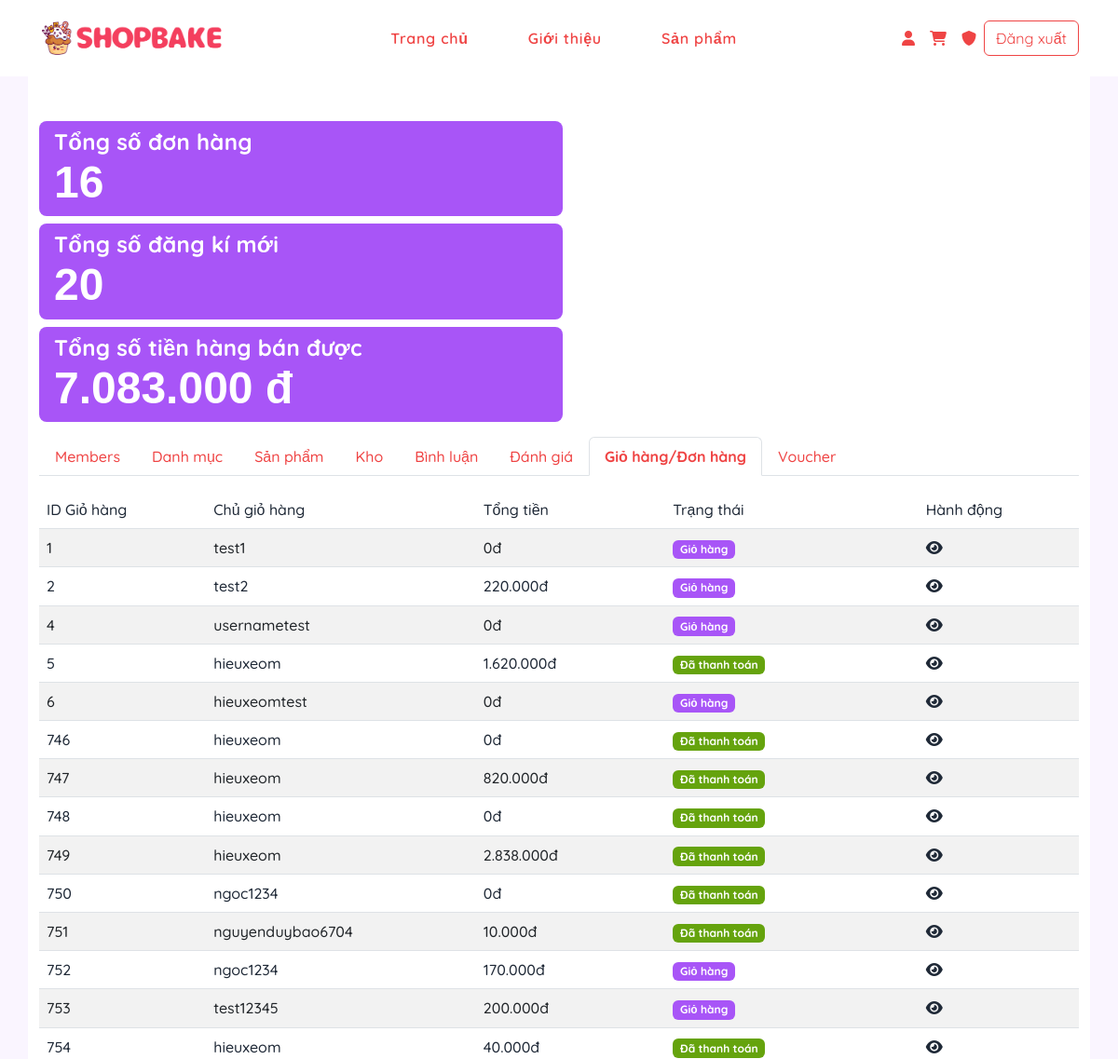
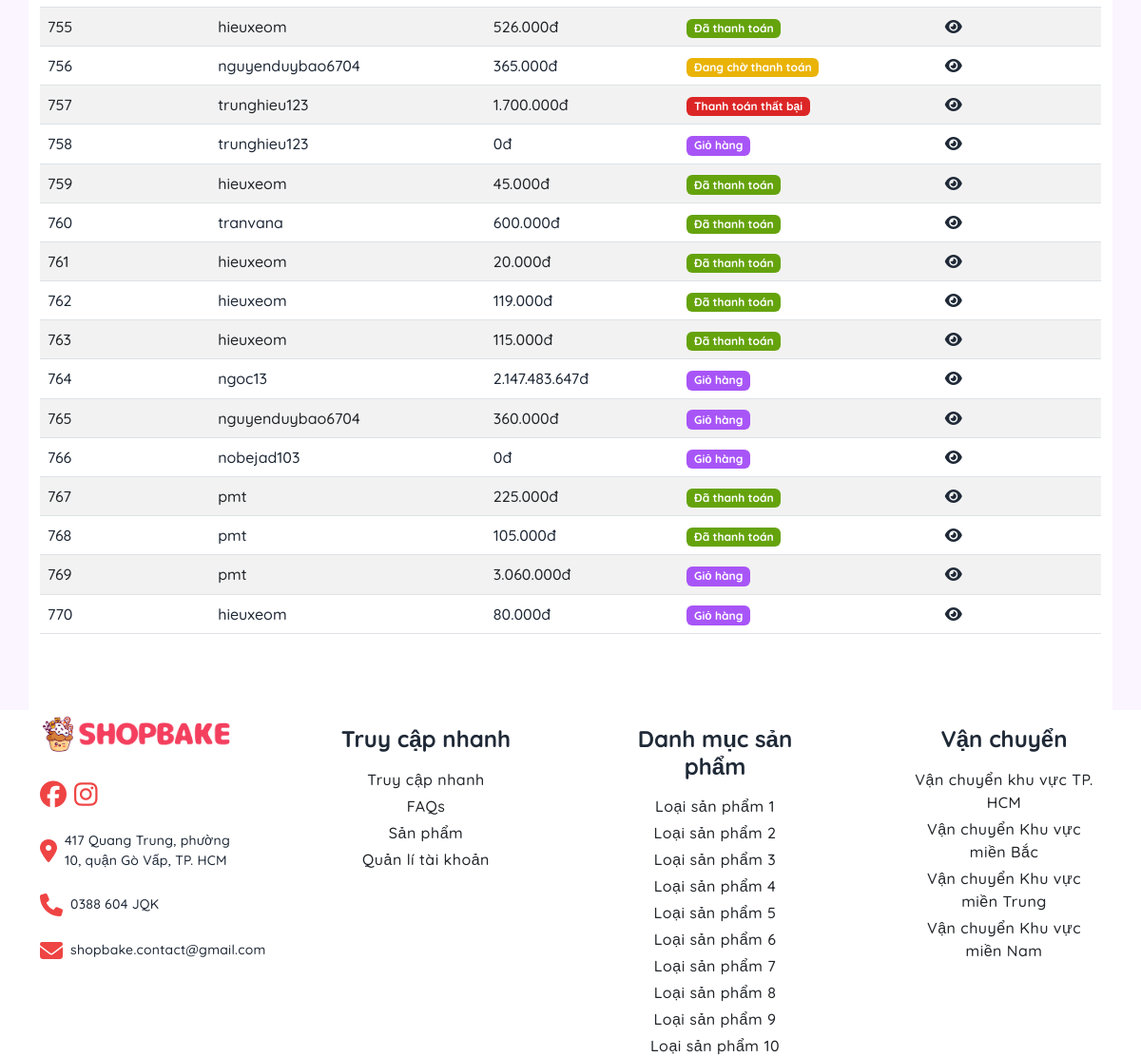
Page /admin/carts (signed in) on the committed database (2 pictures, top to bottom).
### tables this page shows
CREATE TABLE `carts` (
  `cart_id` int(11) NOT NULL AUTO_INCREMENT,
  `user_id` int(11) NOT NULL,
  `status` enum('active','order_wait','order_success','order_fail') NOT NULL DEFAULT 'active',
  `voucher_id` varchar(100) DEFAULT NULL,
  `paid_date` datetime DEFAULT NULL,
  `cart_total` int(11) DEFAULT NULL,
  `address` text DEFAULT NULL,
  PRIMARY KEY (`cart_id`),
  KEY `fk_user_cart_idx` (`user_id`),
  KEY `fk_voucher_cart_idx` (`voucher_id`),
  CONSTRAINT `fk_user_cart` FOREIGN KEY (`user_id`) REFERENCES `users` (`user_id`),
  CONSTRAINT `fk_voucher_cart` FOREIGN KEY (`voucher_id`) REFERENCES `vouchers` (`voucher_id`)
);

CREATE TABLE `users` (
  `user_id` int(11) NOT NULL AUTO_INCREMENT,
  `email` varchar(255) NOT NULL,
  `username` varchar(50) NOT NULL,
  `fullname` varchar(255) NOT NULL,
  `password` varchar(255) NOT NULL,
  `role` enum('member','admin') NOT NULL DEFAULT 'member',
  `regis_date` timestamp NULL DEFAULT current_timestamp(),
  `is_active` enum('active','disable','delete') NOT NULL DEFAULT 'active',
  `address` varchar(255) DEFAULT NULL,
  PRIMARY KEY (`user_id`),
  UNIQUE KEY `users_pk` (`username`),
  UNIQUE KEY `users_pk2` (`email`)
);

### app/controllers/BaseController.php (called while the page is built, shortened)
<?php
class BaseController
{
    protected function view($viewPath, array $params = [])
    {
        $newViewPath = self::VIEW_FOLDER . "/" . str_replace('.', '/', $viewPath) . '.php';
        require $newViewPath;
    }
}
?>

### app/core/Database.php (called while the page is built)
<?php
class Database {
    private $host = DB_HOST;
    private $db_name = DB_NAME;
    private $username = DB_USER;
    private $password = DB_PASS;
    public function getConnection() {
        $conn = null;
        try {
            $conn = new PDO("mysql:host={$this->host};dbname={$this->db_name};charset=utf8mb4", $this->username, $this->password);
            $conn->setAttribute(PDO::ATTR_ERRMODE, PDO::ERRMODE_EXCEPTION);
        } catch (PDOException $e) {
            echo "Connection error: " . $e->getMessage();
        }
        return $conn;
    }
}

### app/models/BaseModel.php (called while the page is built, shortened)
<?php
class BaseModel extends Database
{
    protected $conn;
    public function __construct()
    {
        $this->conn = $this->getConnection();
    }
    public function getTwoTable($table1, $table2, $joinColumn, $table1Select = [], $table2Select = [], $conditions = [], $limit = null, $order = null)
    {
        return $this->_queryWithJoin($table1, $table2, $joinColumn, $table1Select, $table2Select, $conditions, $limit, $order);
    }
    private function _queryWithJoin($table1, $table2, $joinColumn, $table1Select = [], $table2Select = [], $conditions = [], $limit = null, $order = null)
    {
        try {
            $columns1 = $table1 . '.' . implode(", $table1.", $table1Select);
            $columns2 = $table2 . '.' . implode(", $table2.", $table2Select);
            $sql = "SELECT $columns1, $columns2 FROM $table1
                    JOIN $table2 ON $table1.$joinColumn = $table2.$joinColumn";
            $stmt = $this->conn->prepare($sql);
            $stmt->execute();
            return $stmt->fetchAll(PDO::FETCH_ASSOC);
        } catch (PDOException $e) {
            echo "Error: " . $e->getMessage();
            return [];
        }
    }
}
?>

### app/models/CartModel.php (called while the page is built, shortened)
<?php
class CartModel extends BaseModel
{
    public function getAllCarts($userId = null)
    {
        if (!isset($userId)) {
            return $this->getTwoTable(table1: self::CART_TABLE, table2: self::USER_TABLE, joinColumn: "user_id",
                table1Select: [
                    "cart_id",
                    "cart_total",
                    "status",
                ], table2Select: [
                    "username",
                ]);
        }
    }
}

### app/views/admin/cartViews.php (the view, shortened to what this page needs)
<main class="container-fluid">
    <div class="bg-white container-lg py-5">
        <?php require_once "./app/views/admin/head_tabs.php" ?>
        <div class="py-3">
            <div class="table-responsive">
                <div class="table-wrapper">
                    <table class="table table-striped table-hover">
                        <thead>
                        <tr>
                            <th>ID Giỏ hàng</th>
                            <th>Chủ giỏ hàng</th>
                            <th>Tổng tiền</th>
                            <th>Trạng thái</th>
                            <th>Hành động</th>
                        </tr>
                        </thead>
                        <tbody>
                        <?php
                        foreach ($listCarts as $cart) {
                            switch ($cart["status"]) {
                                case "active":
                                    $status = "Giỏ hàng";
                                    $textCss = "bg-third";
                                    break;
                                case "order_wait":
                                    $status = "Đang chờ thanh toán";
                                    $textCss = "bg-wait";
                                    break;
                                case "order_success":
                                    $status = "Đã thanh toán";
                                    $textCss = "bg-success";
                                    break;
                                case "order_fail":
                                    $status = "Thanh toán thất bại";
                                    $textCss = "bg-fail";
                                    break;
                            }
                            echo "
                                    <tr>
                                        <td>$cart[cart_id]</td>
                                        <td>$cart[username]</td>
                                        <td>" . number_format($cart["cart_total"], thousands_separator: ".", decimal_separator: ",") . "đ</td>
                                        <td>
                                        <span class='badge $textCss'>
                                                $status
                                        </span>
                                        </td>
                                        <td>
                                            <a href='" . BASEPATH . "/cart?cartId=$cart[cart_id]' class='me-2'><i class='fa-solid fa-eye'></i></a>
                                        </td>
                                    </tr>
                                    ";
                        }
                        ?>
                        </tbody>
                    </table>
                </div>
            </div>
        </div>
    </div>
</main>

### public/css/style.css (style rules this page uses)
:root { --text-dark-500: #6b7280; --text-dark-base: #1f2937; --text-dark-950: #030712; --text-light-base: #fff; --primary-color: var(--rose-500); --secondary-color: var(--yellow-500); --third-color: var(--purple-500); --gray-500: #6b7280; --gray-800: #1f2937; --gray-950: #030712; --rose-50: #fef2f2; --rose-100: #fee2e2; --rose-200: #fecaca; --rose-300: #fca5a5; --rose-400: #f87171; --rose-500: #ef4444; --rose-600: #dc2626; --rose-700: #b91c1c; --rose-800: #991b1b; --rose-900: #7f1d1d; --rose-950: #450a0a; --yellow-50: #fefce8; --yellow-100: #fef9c3; --yellow-200: #fef08a; --yellow-300: #fde047; --yellow-400: #facc15; --yellow-500: #eab308; --yellow-600: #ca8a04; --yellow-700: #a16207; --yellow-800: #854d0e; --yellow-900: #713f12; --yellow-950: #422006; --purple-50: #faf5ff; --purple-100: #f3e8ff; --purple-200: #e9d5ff; --purple-300: #d8b4fe; --purple-400: #c084fc; --purple-500: #a855f7; --purple-600: #9333ea; --purple-700: #7e22ce; --purple-800: #6b21a8; --purple-900: #581c87; --purple-950: #3b0764; --success: #65a30d; --fail: #dc2626; --wait: #eab308; --quicksand-font: 'Quicksand', sans-serif; --helvetica-font: 'Helvetica', sans-serif; }
* { font-family: var(--quicksand-font); margin: 0; padding: 0; box-sizing: border-box; font-weight: 500; font-size: 16px; color: var(--text-dark-base); }
.bg-white { background: #fff; }
.bg-third { background-color: var(--third-color) !important; }
.bg-success { background: var(--success) !important; color: white; }
.bg-fail { background: var(--fail) !important; }
.bg-wait { background: var(--wait) !important; }

### public/css/home.css (style rules this page uses)
main { background: var(--purple-50); }

### rows in the picture
carts: cart_id "1", user.username "test1", cart_total "0", status "Giỏ hàng"
carts: cart_id "2", user.username "test2", cart_total "220.000", status "Giỏ hàng"
carts: cart_id "4", user.username "usernametest", cart_total "0", status "Giỏ hàng"
carts: cart_id "5", user.username "hieuxeom", cart_total "1.620.000", status "Đã thanh toán"
carts: cart_id "6", user.username "hieuxeomtest", cart_total "0", status "Giỏ hàng"
carts: cart_id "746", user.username "hieuxeom", cart_total "0", status "Đã thanh toán"
carts: cart_id "747", user.username "hieuxeom", cart_total "820.000", status "Đã thanh toán"
carts: cart_id "748", user.username "hieuxeom", cart_total "0", status "Đã thanh toán"
carts: cart_id "749", user.username "hieuxeom", cart_total "2.838.000", status "Đã thanh toán"
carts: cart_id "750", user.username "ngoc1234", cart_total "0", status "Đã thanh toán"
carts: cart_id "751", user.username "nguyenduybao6704", cart_total "10.000", status "Đã thanh toán"
carts: cart_id "752", user.username "ngoc1234", cart_total "170.000", status "Giỏ hàng"
carts: cart_id "753", user.username "test12345", cart_total "200.000", status "Giỏ hàng"
carts: cart_id "754", user.username "hieuxeom", cart_total "40.000", status "Đã thanh toán"
carts: cart_id "755", user.username "hieuxeom", cart_total "526.000", status "Đã thanh toán"
carts: cart_id "756", user.username "nguyenduybao6704", cart_total "365.000", status "Đang chờ thanh toán"
carts: cart_id "757", user.username "trunghieu123", cart_total "1.700.000", status "Thanh toán thất bại"
carts: cart_id "758", user.username "trunghieu123", cart_total "0", status "Giỏ hàng"
carts: cart_id "759", user.username "hieuxeom", cart_total "45.000", status "Đã thanh toán"
carts: cart_id "760", user.username "tranvana", cart_total "600.000", status "Đã thanh toán"
carts: cart_id "761", user.username "hieuxeom", cart_total "20.000", status "Đã thanh toán"
carts: cart_id "762", user.username "hieuxeom", cart_total "119.000", status "Đã thanh toán"
carts: cart_id "763", user.username "hieuxeom", cart_total "115.000", status "Đã thanh toán"
carts: cart_id "764", user.username "ngoc13", cart_total "2.147.483.647", status "Giỏ hàng"
carts: cart_id "765", user.username "nguyenduybao6704", cart_total "360.000", status "Giỏ hàng"
carts: cart_id "766", user.username "nobejad103", cart_total "0", status "Giỏ hàng"
carts: cart_id "767", user.username "pmt", cart_total "225.000", status "Đã thanh toán"
carts: cart_id "768", user.username "pmt", cart_total "105.000", status "Đã thanh toán"
carts: cart_id "769", user.username "pmt", cart_total "3.060.000", status "Giỏ hàng"
carts: cart_id "770", user.username "hieuxeom", cart_total "80.000", status "Giỏ hàng"

### other values in the picture
$analyticsArray["totalOrders"] "16"
$analyticsArray["totalUsers"] "20"
$analyticsArray["totalRevenue"] "7.083.000"
$item_key "Members"
$item_key "Danh mục"
$item_key "Sản phẩm"
$item_key "Kho"
$item_key "Bình luận"
$item_key "Đánh giá"
$item_key "Giỏ hàng/Đơn hàng"
$item_key "Voucher"
